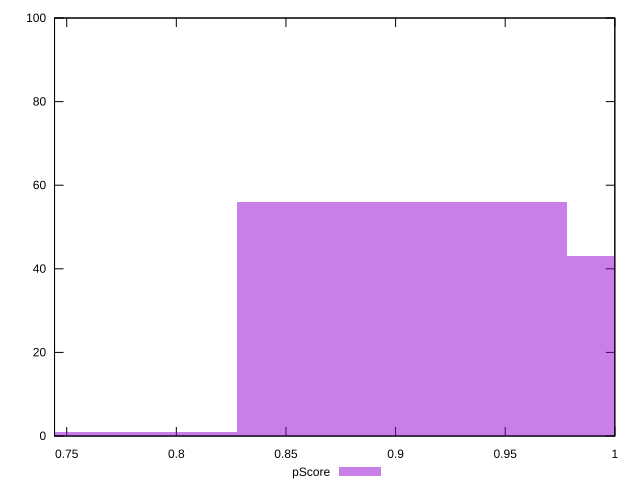

Source code (gnuplot):
reset

$pScore <<EOF
0.7524575434103897 1
0.9029490520924677 56
1.0534405607745456 43
EOF

set key outside below
set boxwidth 0.15049150868207795
set xrange [0.7444444444444445:1]
set yrange [0:100]
set trange [0:100]
set style fill transparent solid 0.5 noborder
set terminal svg size 640, 490 enhanced background rgb 'white'
set output "report_00017_2021-02-10T15-08-03.406Z/unused-css-rules/samples/pages+cached/pScore/histogram.svg"

plot $pScore title "pScore" with boxes

reset
